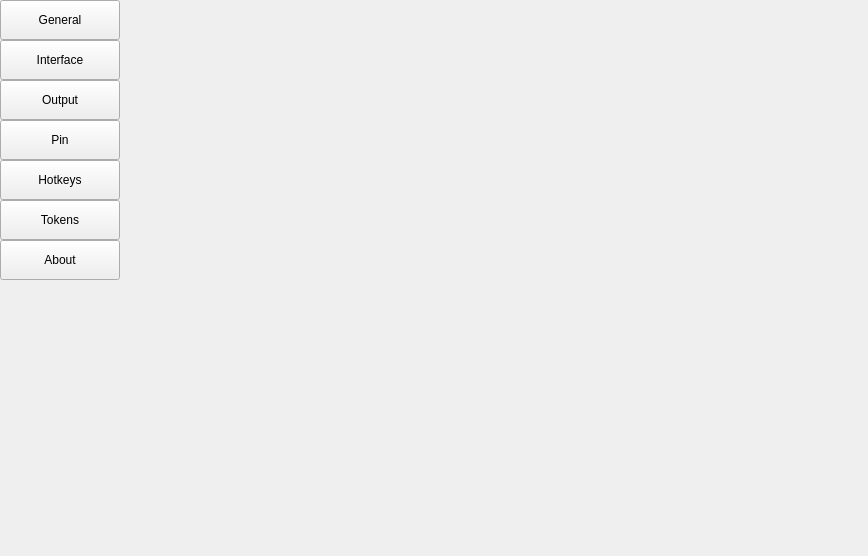
<?xml version="1.0" encoding="UTF-8"?>
<ui version="4.0">
 <class>SideSettingUI</class>
 <widget class="QWidget" name="SideSettingUI">
  <property name="geometry">
   <rect>
    <x>0</x>
    <y>0</y>
    <width>868</width>
    <height>556</height>
   </rect>
  </property>
  <property name="windowTitle">
   <string>Settings</string>
  </property>
  <property name="windowIcon">
   <iconset resource="../../resources.qrc">
    <normaloff>:/resources/logo/logo.svg</normaloff>:/resources/logo/logo.svg</iconset>
  </property>
  <layout class="QGridLayout" name="gridLayout">
   <property name="leftMargin">
    <number>0</number>
   </property>
   <property name="topMargin">
    <number>0</number>
   </property>
   <property name="rightMargin">
    <number>0</number>
   </property>
   <property name="bottomMargin">
    <number>0</number>
   </property>
   <item row="0" column="0">
    <widget class="QWidget" name="sideWidget" native="true">
     <layout class="QVBoxLayout" name="verticalLayout">
      <property name="spacing">
       <number>0</number>
      </property>
      <property name="leftMargin">
       <number>0</number>
      </property>
      <property name="topMargin">
       <number>0</number>
      </property>
      <property name="rightMargin">
       <number>0</number>
      </property>
      <property name="bottomMargin">
       <number>0</number>
      </property>
      <item>
       <widget class="QToolButton" name="tbGeneral">
        <property name="sizePolicy">
         <sizepolicy hsizetype="Preferred" vsizetype="Fixed">
          <horstretch>0</horstretch>
          <verstretch>0</verstretch>
         </sizepolicy>
        </property>
        <property name="minimumSize">
         <size>
          <width>120</width>
          <height>40</height>
         </size>
        </property>
        <property name="text">
         <string>General</string>
        </property>
        <property name="checkable">
         <bool>false</bool>
        </property>
        <property name="autoExclusive">
         <bool>false</bool>
        </property>
       </widget>
      </item>
      <item>
       <widget class="QToolButton" name="tbInterface">
        <property name="sizePolicy">
         <sizepolicy hsizetype="Preferred" vsizetype="Fixed">
          <horstretch>0</horstretch>
          <verstretch>0</verstretch>
         </sizepolicy>
        </property>
        <property name="minimumSize">
         <size>
          <width>0</width>
          <height>40</height>
         </size>
        </property>
        <property name="text">
         <string>Interface</string>
        </property>
        <property name="checkable">
         <bool>false</bool>
        </property>
        <property name="autoExclusive">
         <bool>false</bool>
        </property>
       </widget>
      </item>
      <item>
       <widget class="QToolButton" name="tbOutput">
        <property name="sizePolicy">
         <sizepolicy hsizetype="Preferred" vsizetype="Fixed">
          <horstretch>0</horstretch>
          <verstretch>0</verstretch>
         </sizepolicy>
        </property>
        <property name="minimumSize">
         <size>
          <width>0</width>
          <height>40</height>
         </size>
        </property>
        <property name="text">
         <string>Output</string>
        </property>
        <property name="autoExclusive">
         <bool>false</bool>
        </property>
       </widget>
      </item>
      <item>
       <widget class="QToolButton" name="tbPin">
        <property name="sizePolicy">
         <sizepolicy hsizetype="Preferred" vsizetype="Fixed">
          <horstretch>0</horstretch>
          <verstretch>0</verstretch>
         </sizepolicy>
        </property>
        <property name="minimumSize">
         <size>
          <width>0</width>
          <height>40</height>
         </size>
        </property>
        <property name="text">
         <string>Pin</string>
        </property>
       </widget>
      </item>
      <item>
       <widget class="QToolButton" name="tbHotkeys">
        <property name="sizePolicy">
         <sizepolicy hsizetype="Preferred" vsizetype="Fixed">
          <horstretch>0</horstretch>
          <verstretch>0</verstretch>
         </sizepolicy>
        </property>
        <property name="minimumSize">
         <size>
          <width>0</width>
          <height>40</height>
         </size>
        </property>
        <property name="text">
         <string>Hotkeys</string>
        </property>
       </widget>
      </item>
      <item>
       <widget class="QToolButton" name="tbTokens">
        <property name="sizePolicy">
         <sizepolicy hsizetype="Preferred" vsizetype="Fixed">
          <horstretch>0</horstretch>
          <verstretch>0</verstretch>
         </sizepolicy>
        </property>
        <property name="minimumSize">
         <size>
          <width>0</width>
          <height>40</height>
         </size>
        </property>
        <property name="text">
         <string>Tokens</string>
        </property>
       </widget>
      </item>
      <item>
       <widget class="QToolButton" name="tbAbout">
        <property name="sizePolicy">
         <sizepolicy hsizetype="Preferred" vsizetype="Fixed">
          <horstretch>0</horstretch>
          <verstretch>0</verstretch>
         </sizepolicy>
        </property>
        <property name="minimumSize">
         <size>
          <width>0</width>
          <height>40</height>
         </size>
        </property>
        <property name="text">
         <string>About</string>
        </property>
       </widget>
      </item>
      <item>
       <spacer name="verticalSpacer">
        <property name="orientation">
         <enum>Qt::Vertical</enum>
        </property>
        <property name="sizeHint" stdset="0">
         <size>
          <width>20</width>
          <height>472</height>
         </size>
        </property>
       </spacer>
      </item>
     </layout>
    </widget>
   </item>
   <item row="0" column="1">
    <widget class="QStackedWidget" name="stackedWidget">
     <property name="styleSheet">
      <string notr="true"/>
     </property>
    </widget>
   </item>
  </layout>
 </widget>
 <resources>
  <include location="../../resources.qrc"/>
 </resources>
 <connections/>
</ui>
